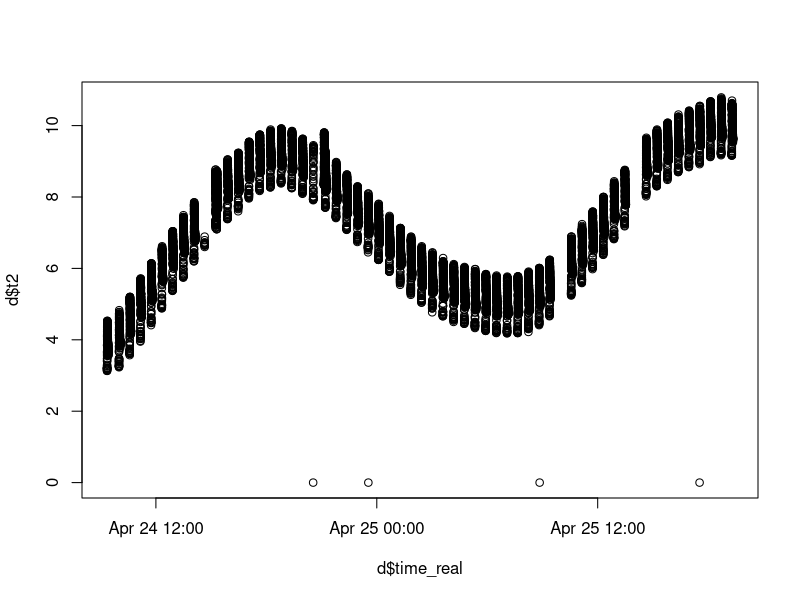
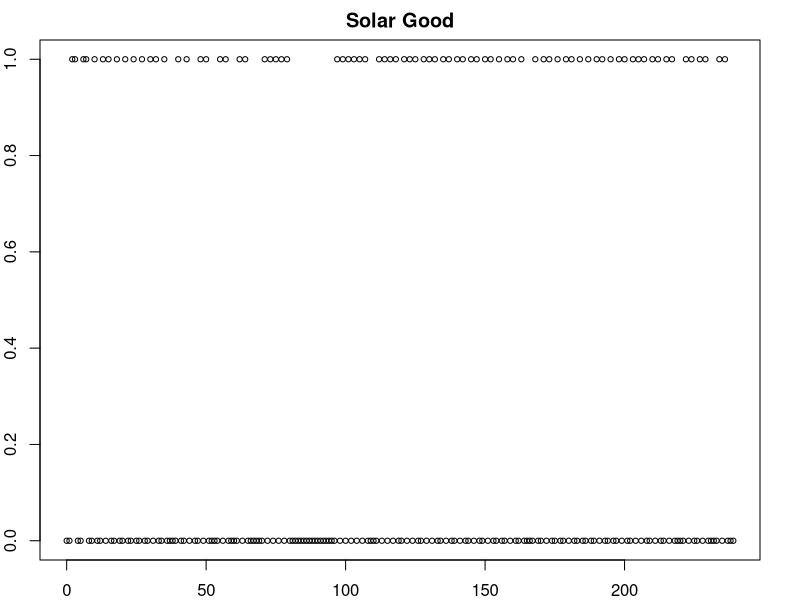
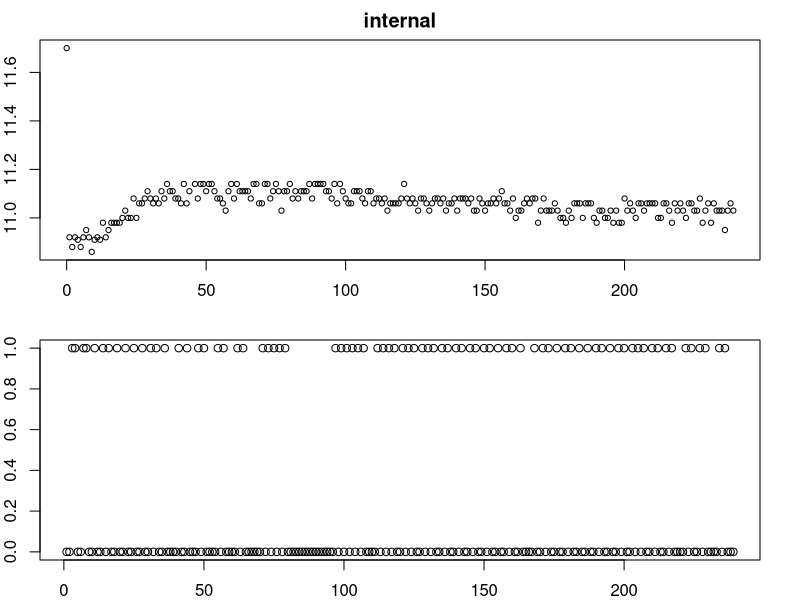
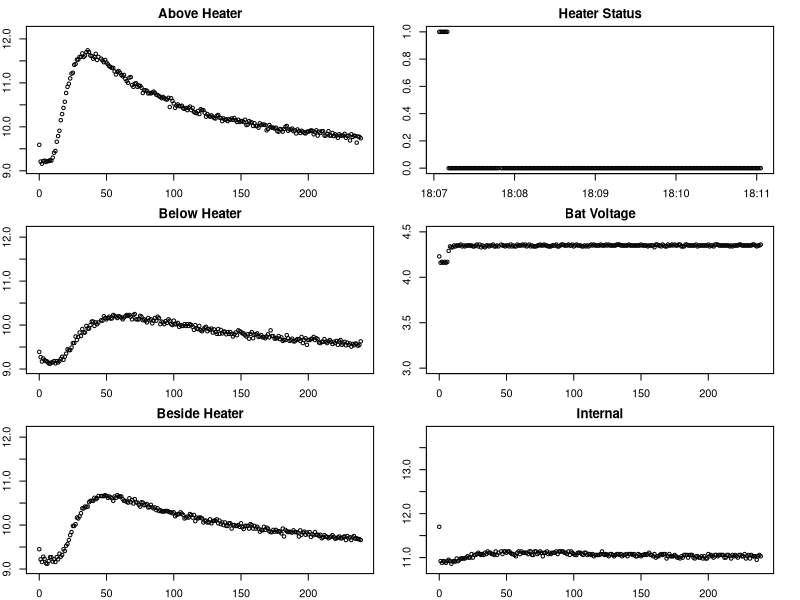

The R script that drew these images, in order: (Note: this script raises an error after producing the figures.)
setwd("~/Documents/Projects/UAF/sap-flux/data/2017-04-25 Local Testing (outside tree)/")
d = data.frame(read.csv("100_5.csv"))
names(d) <- c("id", "time", "t1", "t2", "t3", "internal", "batV", "heater", "solar", "count")
d$time_real = as.POSIXct(d$time, origin="1970-01-01", tz = "GMT") #Convert time to POSIX
#"America/Anchorage"
plot(d$t2~d$time_real)

dateTime1 <- strptime("18:05 2017/4/25", format="%H:%M %Y/%m/%d", tz="GMT")
dateTime2 <- strptime("18:20 2017/4/25", format="%H:%M %Y/%m/%d", tz="GMT")
sub <- d[d$time_real < dateTime2 & d$time_real > dateTime1, ]

subStart = sub[1,2]
sub$time = sub$time - subStart
min = min(sub$t1) - 0.1
max = min + 20

pdf("18:05am.pdf")
par(mfrow=c(3,2),mar=c(2, 2, 2, 2))
plot(sub$t1~sub$time, type='p', pch=1, cex=0.7, ylim=c(min(sub$t1) - 0.1, min(sub$t1) + 3), main="Above Heater")
plot(sub$heater~sub$time_real, type='p', pch=1, cex=0.7, ylim=c(0,1), main="Heater Status")
plot(sub$t3~sub$time, type='p', pch=1, cex=0.7, ylim=c(min(sub$t3) - 0.1, min(sub$t3) + 3), main="Below Heater")
plot(sub$batV~sub$time, type='p', pch=1, cex=0.7, ylim=c(3, 4.5), main="Bat Voltage")
plot(sub$t2~sub$time, type='p', pch=1, cex=0.7, ylim=c(min(sub$t2) - 0.1, min(sub$t2) + 3), main="Beside Heater")
plot(sub$internal~sub$time, type='p', pch=1, cex=0.7, ylim=c(min(sub$internal) - 0.1, min(sub$internal) + 3), main="Internal")
dev.off()

par(mfrow=c(1,1), mar=c(2,2,2,2))
plot(sub$solar~sub$time, type='p', pch=1, cex=0.7, ylim=c(0,1), main="Solar Good")

mean(sub$solar)

par(mfrow=c(2,1), mar=c(2,2,2,2))
plot(sub$internal~sub$time, type='p', pch=1, cex=0.7, main="internal")
plot(sub$solar)


par(mfrow=c(1,1))
plot(sub$t_int~sub$time, type='p', pch=1, cex=0.7, ylim=c(min(sub$t_int) - 0.1, min(sub$t_int) + 1), main="Internal Temp")

par(mfrow=c(1,1))
plot(d$t1~d$time_real)
plot(d$t2~d$time_real)
plot(d$t3~d$time_real)
plot(d$t_int~d$time_real)
plot(d$cnt~d$time_real)
plot(d$batV~d$time_real, ylim=c(0, 4.2))
min(d$batV)

m1 <- max(d$t1)
m2 <- max(d$t2)
m3 <- max(d$t3)
